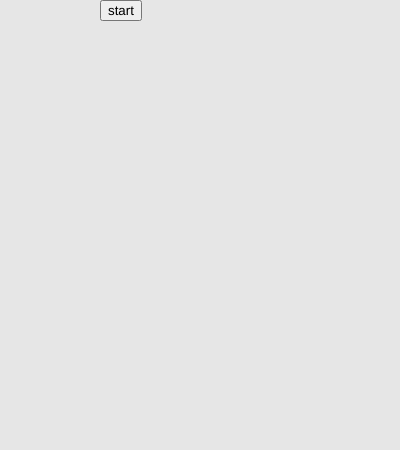
Frame 1 (no input)
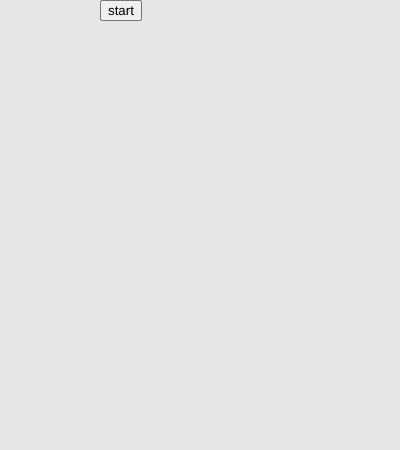
Frame 60 (no input)
Frame 120 (the mouse pressed at the canvas centre since frame 60): identical to frame 60, image omitted

The p5.js sketch that drew these frames (run headless with seeded random() and noise() and a simulated clock; from frame 60 on, the mouse is pressed at the canvas centre):

// p5.js sketch
// ── sketch.js
//Definerer variabler
let xball = 50;
let yball = 200;
let recx1 = 10;
let recy1 = 10;
let recx2 = 380;
let recy2 = 350;
let xspeed = 5;
let yspeed = 5;
let r = 13;
var score = 0;
gamestarted = 0;

function setup() {
  createCanvas(400, 450);
  background(230);
  fill("black");
}

function draw() {
  if (gamestarted == 0){
  startButton = createButton("start");
  startButton.position((2 * width) / 8, height / 2 - height / 2);
  startButton.mousePressed(start);
}
  else if (gamestarted == 1){
  //lager ballen
  startButton.remove();
  ellipse(xball, yball, 2 * r);
  textSize(20);
  text(score, 50, 40);

  //ballen flytter seg med xspeed/yspeed
  xball += xspeed;
  yball += yspeed;

  //lager rekkertene
  rect(recx1, recy1, 10, 60);
  rect(recx2, recy2, 10, 60);

  viewButton = createButton("Vis leaderboard");
  viewButton.position((3 * width) / 8, height / 2 - height / 2);
  viewButton.mousePressed(visScoreboard);

  if (xball == recx1 + 20) {
    if (yball > recy1 && yball < recy1 + 60) {
      xspeed *= -1;
      score += +1;
    }
  }

  if (xball == recx2) {
    if (yball > recy2 && yball < recy2 + 60) {
      xspeed *= -1;
      score += +1;
    }
  }
  
  //beveger venstre rect
  if (keyIsPressed) {
    if (keyCode == 87) {
      if (recy1 > 0) recy1 -= 5;
      console.log(recy1);
    } else if (keyCode == 83) {
      if (recy1 < 400) recy1 += 5;
      console.log(recy1);
    }
  }
  
  //beveger høyre rect
  if (keyIsPressed) {
    if (keyCode == UP_ARROW) {
      if (recy2 > 0) recy2 -= 5;
      console.log(recy2);
    }
    if (keyCode == DOWN_ARROW) {
      if (recy2 < 400) recy2 += 5;
      console.log(recy2);
    }
  }
  //funksjoner
  bounce()
  }

function visScoreboard() {
  viewButton.remove();
  saveButton = createButton("Save");
  saveButton.position(width / 20, height / 20);
  saveButton.mousePressed(saveScore);
  closeButton = createButton("Close");
  closeButton.position(width / 6, height / 20);
  closeButton.mousePressed(closeScore);
}


function saveScore() {
  echo("leaderboard", "txt");
}

function closeScore() {
  saveButton.remove();
  closeButton.remove();
}

function start(){
  gamestarted = 1;
}

function bounce() {
  if (yball < 10 || yball > 440) {
    yspeed *= -1;
  }
}

if (xball < 10 || xball > 390) {
  console.log("restart");
  restartButton = createButton("RESTART");
  restartButton.position(200, 200);
  restartButton.mousePressed(draw);
}
}
